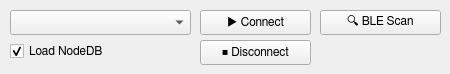
      <widget class="QWidget" name="tab_5">
       <attribute name="title">
        <string>Bluetooth Connection</string>
       </attribute>
       <widget class="QPushButton" name="ble_disconnect_button">
        <property name="geometry">
         <rect>
          <x>200</x>
          <y>40</y>
          <width>111</width>
          <height>25</height>
         </rect>
        </property>
        <property name="font">
         <font>
          <family>Freesans</family>
          <pointsize>9</pointsize>
         </font>
        </property>
        <property name="toolTip">
         <string>Disconnect.</string>
        </property>
        <property name="text">
         <string>⏹️ Disconnect</string>
        </property>
       </widget>
       <widget class="QPushButton" name="ble_connect_button">
        <property name="geometry">
         <rect>
          <x>200</x>
          <y>10</y>
          <width>111</width>
          <height>25</height>
         </rect>
        </property>
        <property name="font">
         <font>
          <family>Freesans</family>
          <pointsize>9</pointsize>
         </font>
        </property>
        <property name="toolTip">
         <string>Connect with BLE connection.</string>
        </property>
        <property name="text">
         <string>▶️ Connect</string>
        </property>
       </widget>
       <widget class="QCheckBox" name="load_nodedb_checkbox_ter">
        <property name="geometry">
         <rect>
          <x>10</x>
          <y>40</y>
          <width>121</width>
          <height>23</height>
         </rect>
        </property>
        <property name="font">
         <font>
          <family>Freesans</family>
          <pointsize>9</pointsize>
         </font>
        </property>
        <property name="toolTip">
         <string>Load nodeDB of node when connecting.</string>
        </property>
        <property name="text">
         <string>Load NodeDB</string>
        </property>
        <property name="checked">
         <bool>true</bool>
        </property>
       </widget>
       <widget class="QComboBox" name="ble_address_combobox">
        <property name="geometry">
         <rect>
          <x>10</x>
          <y>10</y>
          <width>181</width>
          <height>25</height>
         </rect>
        </property>
        <property name="font">
         <font>
          <family>Freesans</family>
          <pointsize>9</pointsize>
         </font>
        </property>
        <property name="toolTip">
         <string>Choose a BLE device.</string>
        </property>
        <property name="placeholderText">
         <string>BLE address</string>
        </property>
       </widget>
       <widget class="QPushButton" name="ble_scan_button">
        <property name="geometry">
         <rect>
          <x>320</x>
          <y>10</y>
          <width>121</width>
          <height>25</height>
         </rect>
        </property>
        <property name="font">
         <font>
          <family>Freesans</family>
          <pointsize>9</pointsize>
         </font>
        </property>
        <property name="toolTip">
         <string>List all detected bluetooth devices.</string>
        </property>
        <property name="text">
         <string>🔍 BLE Scan</string>
        </property>
       </widget>
      </widget>
